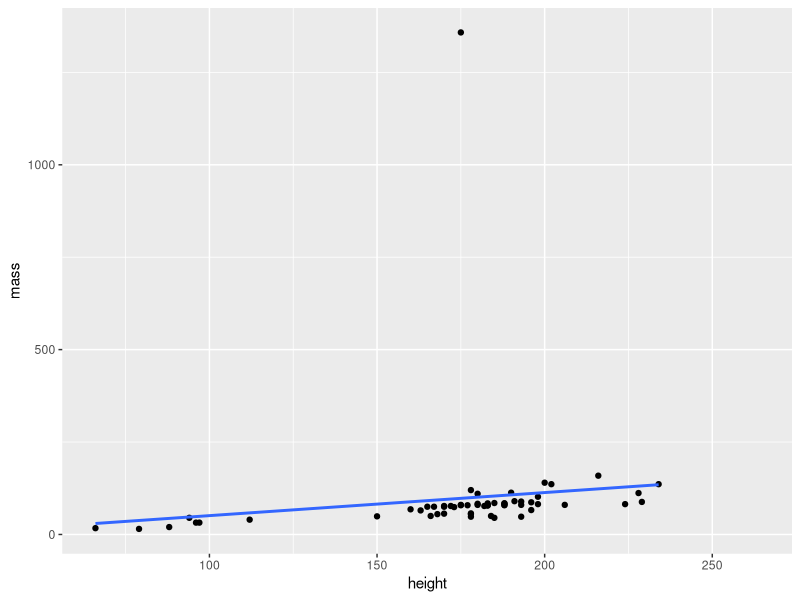
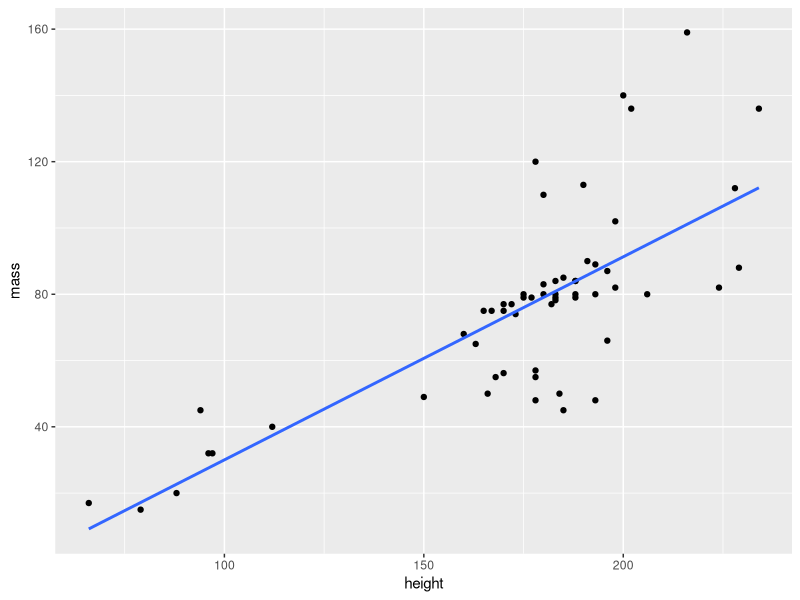
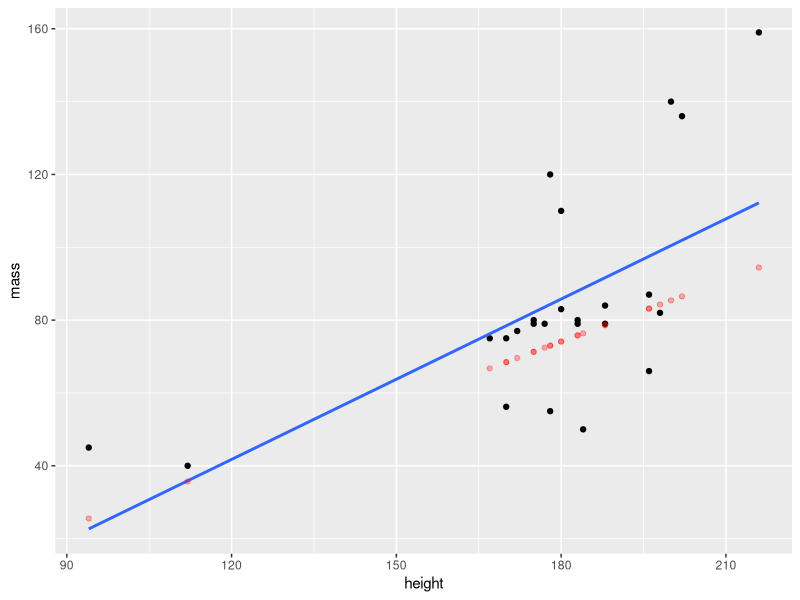
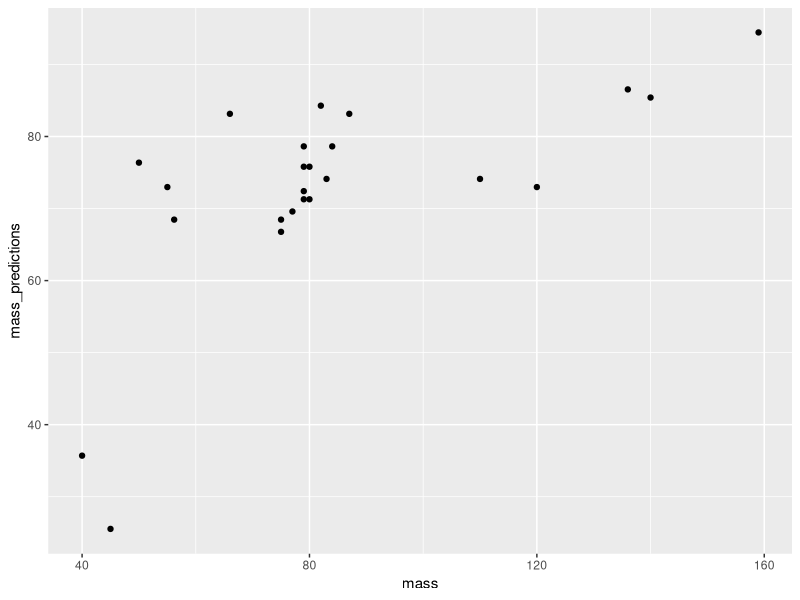

The R source for these figures, in order:
## ---- chunk 1
knitr::opts_chunk$set(echo = TRUE)
## ---- chunk 2
library(dplyr)
#install.packages('ggplot2')
#install.packages('caret')
library(ggplot2)
library(caret)
## ---- chunk 3
data('starwars')
starwars
## ---- chunk 4
plot_height_mass <- function(df){
  g <- ggplot(df, aes(height,mass))
  g <- g + geom_point()
  g <- g + geom_smooth(method = 'lm', se=F)
  g
}

plot_height_mass(starwars)
## ---- chunk 5
starwars_filt<- starwars %>%
  filter(mass < 1000)

plot_height_mass(starwars_filt)
## ---- chunk 6
set.seed(123)
n_obs <- nrow(starwars_filt)
train_ratio <- 0.6
train_size<-floor(train_ratio*n_obs)
train_positions <- sample(1:n_obs, train_size)

train <- starwars_filt[train_positions,]
valid <- starwars_filt[-train_positions,]

## ---- chunk 7
model <- lm(data=train, 
            formula=mass~height)
## ---- chunk 8
summary(model)
## ---- chunk 9
valid$mass_predictions <- predict(object = model, 
                                  newdata = valid)
## ---- chunk 10
g <- ggplot(valid, aes(x=height, y=mass))
g <- g + geom_point()
g <- g + geom_smooth(method='lm', se=F)
g<- g+ geom_point(aes(y= mass_predictions),
                    col = 'red',
                    alpha =.3)
g
## ---- chunk 11
g <- ggplot(valid, aes(mass, mass_predictions))
g <- g+ geom_point()
g
## ---- chunk 12
R2(pred=valid$mass_predictions,
   obs=valid$mass)
